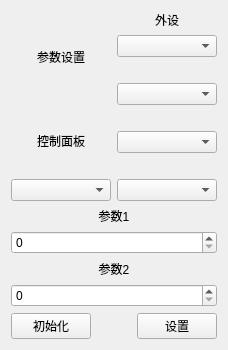
                <widget class="QWidget" name="tab_2">
                 <attribute name="title">
                  <string>配置</string>
                 </attribute>
                 <layout class="QHBoxLayout" name="horizontalLayout_16">
                  <item>
                   <layout class="QVBoxLayout" name="verticalLayout_25">
                    <item>
                     <layout class="QVBoxLayout" name="verticalLayout_24">
                      <item>
                       <layout class="QHBoxLayout" name="horizontalLayout_14">
                        <item>
                         <layout class="QVBoxLayout" name="verticalLayout_8">
                          <item>
                           <widget class="QLabel" name="label_7">
                            <property name="text">
                             <string>参数设置</string>
                            </property>
                            <property name="alignment">
                             <set>Qt::AlignCenter</set>
                            </property>
                           </widget>
                          </item>
                          <item>
                           <layout class="QVBoxLayout" name="verticalLayout_10">
                            <item>
                             <widget class="QLabel" name="label_9">
                              <property name="text">
                               <string>控制面板</string>
                              </property>
                              <property name="alignment">
                               <set>Qt::AlignCenter</set>
                              </property>
                              <property name="buddy">
                               <cstring>label_9</cstring>
                              </property>
                             </widget>
                            </item>
                            <item>
                             <widget class="QComboBox" name="cB_Surface"/>
                            </item>
                           </layout>
                          </item>
                         </layout>
                        </item>
                        <item>
                         <layout class="QVBoxLayout" name="verticalLayout_23">
                          <item>
                           <layout class="QVBoxLayout" name="verticalLayout_20">
                            <item>
                             <widget class="QLabel" name="label_15">
                              <property name="text">
                               <string>外设</string>
                              </property>
                              <property name="alignment">
                               <set>Qt::AlignCenter</set>
                              </property>
                             </widget>
                            </item>
                            <item>
                             <widget class="QComboBox" name="cB_Periph"/>
                            </item>
                           </layout>
                          </item>
                          <item>
                           <layout class="QVBoxLayout" name="verticalLayout_21">
                            <item>
                             <widget class="QLabel" name="label_16">
                              <property name="text">
                               <string/>
                              </property>
                              <property name="alignment">
                               <set>Qt::AlignCenter</set>
                              </property>
                             </widget>
                            </item>
                            <item>
                             <widget class="QComboBox" name="cB_param1"/>
                            </item>
                           </layout>
                          </item>
                          <item>
                           <layout class="QVBoxLayout" name="verticalLayout_22">
                            <item>
                             <widget class="QLabel" name="label_17">
                              <property name="text">
                               <string/>
                              </property>
                              <property name="alignment">
                               <set>Qt::AlignCenter</set>
                              </property>
                             </widget>
                            </item>
                            <item>
                             <widget class="QComboBox" name="cB_param2"/>
                            </item>
                            <item>
                             <widget class="QLabel" name="label_19">
                              <property name="text">
                               <string/>
                              </property>
                              <property name="alignment">
                               <set>Qt::AlignCenter</set>
                              </property>
                             </widget>
                            </item>
                            <item>
                             <widget class="QComboBox" name="cB_param3"/>
                            </item>
                           </layout>
                          </item>
                         </layout>
                        </item>
                       </layout>
                      </item>
                      <item>
                       <layout class="QVBoxLayout" name="verticalLayout_7">
                        <item>
                         <widget class="QLabel" name="lb_sB_param1">
                          <property name="text">
                           <string>参数1</string>
                          </property>
                          <property name="alignment">
                           <set>Qt::AlignCenter</set>
                          </property>
                         </widget>
                        </item>
                       </layout>
                      </item>
                      <item>
                       <widget class="QSpinBox" name="sB_param1">
                        <property name="maximum">
                         <number>100000</number>
                        </property>
                       </widget>
                      </item>
                      <item>
                       <widget class="QLabel" name="lb_sB_param2">
                        <property name="text">
                         <string>参数2</string>
                        </property>
                        <property name="alignment">
                         <set>Qt::AlignCenter</set>
                        </property>
                       </widget>
                      </item>
                      <item>
                       <widget class="QSpinBox" name="sB_param2">
                        <property name="maximum">
                         <number>100000</number>
                        </property>
                       </widget>
                      </item>
                     </layout>
                    </item>
                    <item>
                     <layout class="QHBoxLayout" name="horizontalLayout_15">
                      <item>
                       <widget class="QPushButton" name="pB_Init">
                        <property name="text">
                         <string>初始化</string>
                        </property>
                       </widget>
                      </item>
                      <item>
                       <spacer name="horizontalSpacer_2">
                        <property name="orientation">
                         <enum>Qt::Horizontal</enum>
                        </property>
                        <property name="sizeHint" stdset="0">
                         <size>
                          <width>40</width>
                          <height>20</height>
                         </size>
                        </property>
                       </spacer>
                      </item>
                      <item>
                       <widget class="QPushButton" name="pB_Set">
                        <property name="text">
                         <string>设置</string>
                        </property>
                       </widget>
                      </item>
                     </layout>
                    </item>
                   </layout>
                  </item>
                 </layout>
                </widget>
